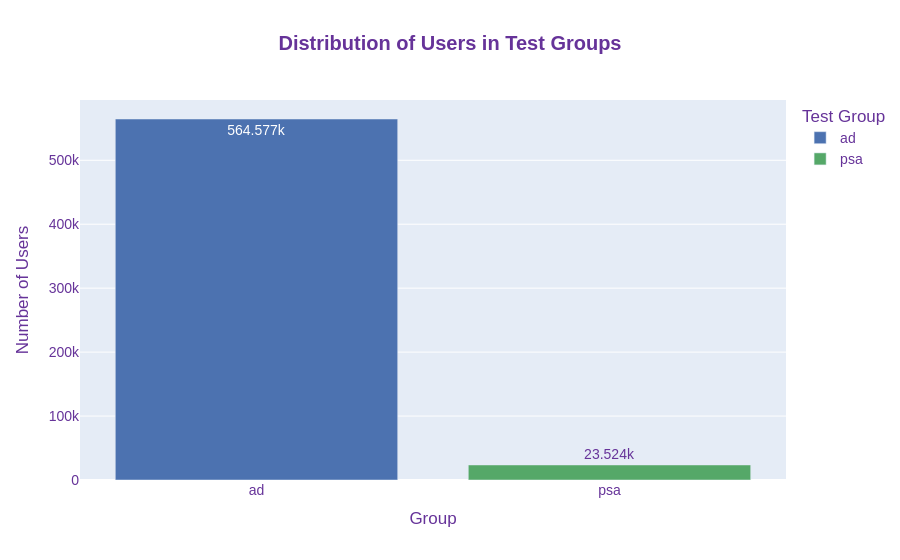

The cell this chart's notebook holds for it:
### Markdown cell above
<p dir=rtl style="direction: rtl;text-align: justify;line-height:200%;font-family:vazir;font-size:medium">
<font face="vazir" size=3>
نمودار میله ای (Bar Plot) زیر تعداد کاربران قرار گرفته در هر گروه ad یا psa را به نمایش می گذارد که می توانید فراوانی این دو گروه را با یکدیگر مقایسه کنید.
</font>
</p>

<p dir=rtl style="direction: rtl;text-align: justify;line-height:200%;font-family:vazir;font-size:medium">
<font face="vazir" size=3>
<span style="color:green"><b>نکته:</b></span>
برخی از نمودارهای این تمرین به کمک کتابخانه <code>Plotly</code> رسم شده است. plotly به شما کمک میکند تا چارت های تعاملی رسم کنید و در ارائه گزارش ها و داشبوردهای تحلیل داده ای یاور شما خواهد بود. برای مثال اگر روی نمودارهای زیر نشانگر موس خود را قرار دهید فراوانی هر دسته را خواهید دید.
</font>
</p>

### Code cell
group_counts = df['test group'].value_counts().reset_index()
group_counts.columns = ['Group', 'Number of Users']


fig = px.bar(
    group_counts,
    x='Group',
    y='Number of Users',
    title='<b>Distribution of Users in Test Groups</b>', # عنوان با تگ html برای bold شدن
    labels={'Group': 'Test Group', 'Number of Users': 'Count of Users'},
    text_auto=True, # نمایش خودکار مقادیر روی میلهها
    color='Group', # رنگآمیزی بر اساس گروه
    color_discrete_map={ # تعیین رنگ دلخواه برای هر گروه
        'ad': '#4C72B0',
        'psa': '#55A868'
    }
)


fig.update_layout(
    xaxis_title='Group',
    yaxis_title='Number of Users',
    title_x=0.5, # وسطچین کردن عنوان
    font=dict(
        family="Arial, sans-serif",
        size=14,
        color="RebeccaPurple"
    )
)

fig.show()

### Figure 1 — Plotly figure (JSON) as saved in the notebook; plotly's stock layout.template omitted (floating-point values rounded to 4 significant figures)
{"data": [{"alignmentgroup": "True", "hovertemplate": "Test Group=%{x}<br>Count of Users=%{y}<extra></extra>", "legendgroup": "ad", "marker": {"color": "#4C72B0", "pattern": {"shape": ""}}, "name": "ad", "offsetgroup": "ad", "orientation": "v", "showlegend": true, "textposition": "auto", "texttemplate": "%{y}", "type": "bar", "x": ["ad"], "xaxis": "x", "y": [564577], "yaxis": "y"}, {"alignmentgroup": "True", "hovertemplate": "Test Group=%{x}<br>Count of Users=%{y}<extra></extra>", "legendgroup": "psa", "marker": {"color": "#55A868", "pattern": {"shape": ""}}, "name": "psa", "offsetgroup": "psa", "orientation": "v", "showlegend": true, "textposition": "auto", "texttemplate": "%{y}", "type": "bar", "x": ["psa"], "xaxis": "x", "y": [23524], "yaxis": "y"}], "layout": {"barmode": "relative", "font": {"color": "RebeccaPurple", "family": "Arial, sans-serif", "size": 14}, "legend": {"title": {"text": "Test Group"}, "tracegroupgap": 0}, "title": {"text": "<b>Distribution of Users in Test Groups</b>", "x": 0.5}, "xaxis": {"anchor": "y", "categoryarray": ["ad", "psa"], "categoryorder": "array", "domain": [0, 1], "title": {"text": "Group"}}, "yaxis": {"anchor": "x", "domain": [0, 1], "title": {"text": "Number of Users"}}}}
